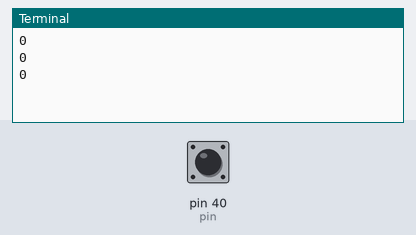
Bench run of a program on a simulated Raspberry Pi (header pin numbers). Parts: the last lines printed to the terminal. The inputs (shaded band) are chosen by the test bench; at power-on: pin 40 (pin) HIGH. The run ends when the program shuts the computer down. At 8.5 s the program puts the board to deep sleep or switches it off; the recording ends there.

Above: at 1.2 s.
1.3 s: pin 40 (pin) pulled LOW for 0.6 s
At 1.9 s:
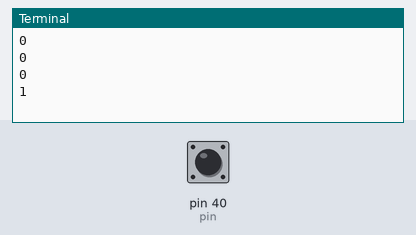
3.4 s: pin 40 (pin) pulled LOW for 1 s
At 4.4 s:
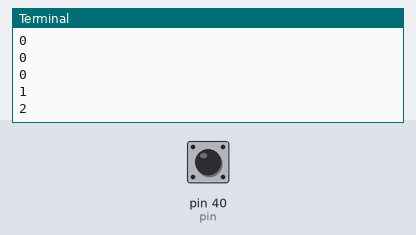
5.9 s: pin 40 (pin) pulled LOW for 3.2 s
At 7.4 s:
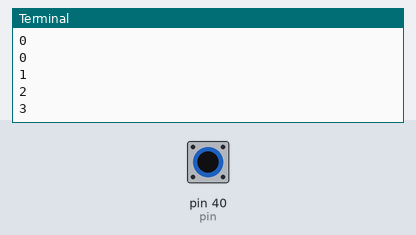
Timing chart, 0 to 8.5 s (numbered marks = the images above; inputs shaded):
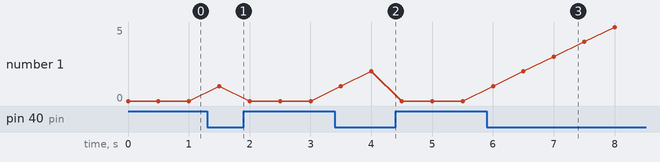

The program:

button-shutdown.py
```python
#!/usr/local/bin/python

# shutdown button script
# 1. uncomment os.system(...) to shutdown
# 2. edit /etc/rc.local to start on boot

import RPi.GPIO as GPIO
import time
import os
GPIO.setmode(GPIO.BOARD)

pin = 40
timer = 0
timeToShutdown = 5

# set pin as input, use optional
GPIO.setup(pin, GPIO.IN, pull_up_down=GPIO.PUD_UP)

def button(pin):
	# reference global timer var to last between calls
	global timer

	# if the button is not pressed
	if (GPIO.input(pin) == False):
		timer += 1
		if (timer > timeToShutdown):
			timer = 0
			os.system("sudo shutdown -h now")
			return "SHUTTING DOWN NOW"
		else:
			return timer
	else:
		# reset timer
		timer = 0
		return timer

try:
	while True:		# main loop
		print(button(pin))	# print status of button
		time.sleep(.5)		# pause between loops
except KeyboardInterrupt:
	pass			# when script is interrupted
finally:
	GPIO.cleanup() 	# reset used ports back to input mode
```

Measured:
- after the input at 1.3 s, the terminal: prints a new line after 0.20 s (image 1)
- after the input at 3.4 s, the terminal: prints a new line after 0.60 s (image 2)
- after the input at 5.9 s, the terminal: prints a new line after 1.1 s (image 3)
- plotted number 1: 0 → 5 after the input at 5.9 s
